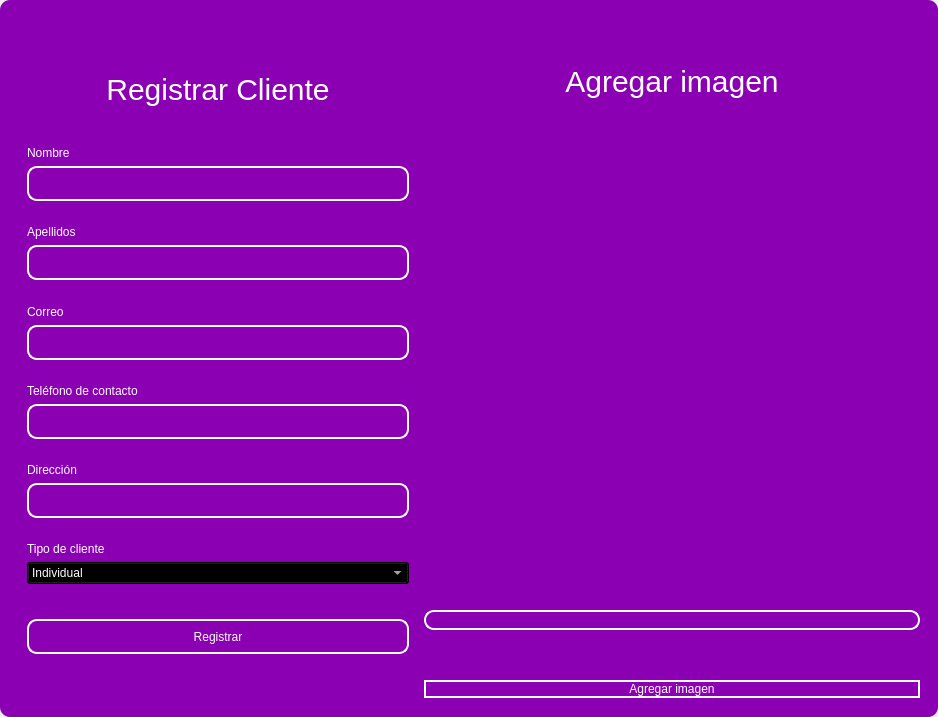
<?xml version="1.0" encoding="UTF-8"?>
<ui version="4.0">
 <class>MainWindow</class>
 <widget class="QMainWindow" name="MainWindow">
  <property name="geometry">
   <rect>
    <x>0</x>
    <y>0</y>
    <width>938</width>
    <height>717</height>
   </rect>
  </property>
  <property name="windowTitle">
   <string>MainWindow</string>
  </property>
  <property name="styleSheet">
   <string notr="true"/>
  </property>
  <widget class="QWidget" name="centralwidget">
   <property name="styleSheet">
    <string notr="true"/>
   </property>
   <layout class="QVBoxLayout" name="verticalLayout">
    <property name="spacing">
     <number>0</number>
    </property>
    <property name="leftMargin">
     <number>0</number>
    </property>
    <property name="topMargin">
     <number>0</number>
    </property>
    <property name="rightMargin">
     <number>0</number>
    </property>
    <property name="bottomMargin">
     <number>0</number>
    </property>
    <item>
     <widget class="QFrame" name="frame">
      <property name="enabled">
       <bool>true</bool>
      </property>
      <property name="styleSheet">
       <string notr="true">QFrame {
	border-radius:10px;
background-color: rgb(140, 0, 179);
 }
</string>
      </property>
      <property name="frameShape">
       <enum>QFrame::StyledPanel</enum>
      </property>
      <property name="frameShadow">
       <enum>QFrame::Raised</enum>
      </property>
      <layout class="QVBoxLayout" name="verticalLayout_2">
       <item>
        <widget class="QFrame" name="frame_superior">
         <property name="minimumSize">
          <size>
           <width>0</width>
           <height>40</height>
          </size>
         </property>
         <property name="maximumSize">
          <size>
           <width>16777215</width>
           <height>40</height>
          </size>
         </property>
         <property name="styleSheet">
          <string notr="true">QPushButton{
border-radius:18px;
}

QPushButton:hover{
	background-color: rgb(0, 0, 0);
}
</string>
         </property>
         <property name="frameShape">
          <enum>QFrame::StyledPanel</enum>
         </property>
         <property name="frameShadow">
          <enum>QFrame::Raised</enum>
         </property>
         <layout class="QHBoxLayout" name="horizontalLayout_3">
          <property name="spacing">
           <number>4</number>
          </property>
          <property name="leftMargin">
           <number>0</number>
          </property>
          <property name="topMargin">
           <number>0</number>
          </property>
          <property name="rightMargin">
           <number>0</number>
          </property>
          <property name="bottomMargin">
           <number>0</number>
          </property>
          <item>
           <widget class="QPushButton" name="btn_icon">
            <property name="text">
             <string/>
            </property>
            <property name="iconSize">
             <size>
              <width>40</width>
              <height>40</height>
             </size>
            </property>
           </widget>
          </item>
          <item>
           <spacer name="horizontalSpacer_2">
            <property name="orientation">
             <enum>Qt::Horizontal</enum>
            </property>
            <property name="sizeHint" stdset="0">
             <size>
              <width>443</width>
              <height>20</height>
             </size>
            </property>
           </spacer>
          </item>
          <item>
           <widget class="QPushButton" name="bt_minimizar">
            <property name="minimumSize">
             <size>
              <width>38</width>
              <height>38</height>
             </size>
            </property>
            <property name="maximumSize">
             <size>
              <width>38</width>
              <height>38</height>
             </size>
            </property>
            <property name="cursor">
             <cursorShape>PointingHandCursor</cursorShape>
            </property>
            <property name="text">
             <string/>
            </property>
            <property name="icon">
             <iconset>
              <normaloff>image/minus.svg</normaloff>image/minus.svg</iconset>
            </property>
            <property name="iconSize">
             <size>
              <width>38</width>
              <height>38</height>
             </size>
            </property>
           </widget>
          </item>
          <item>
           <widget class="QPushButton" name="bt_maximizar">
            <property name="minimumSize">
             <size>
              <width>38</width>
              <height>38</height>
             </size>
            </property>
            <property name="maximumSize">
             <size>
              <width>38</width>
              <height>38</height>
             </size>
            </property>
            <property name="cursor">
             <cursorShape>PointingHandCursor</cursorShape>
            </property>
            <property name="text">
             <string/>
            </property>
            <property name="icon">
             <iconset>
              <normaloff>image/chevron-up.svg</normaloff>image/chevron-up.svg</iconset>
            </property>
            <property name="iconSize">
             <size>
              <width>38</width>
              <height>38</height>
             </size>
            </property>
           </widget>
          </item>
          <item>
           <widget class="QPushButton" name="bt_restaurar">
            <property name="minimumSize">
             <size>
              <width>38</width>
              <height>38</height>
             </size>
            </property>
            <property name="maximumSize">
             <size>
              <width>38</width>
              <height>38</height>
             </size>
            </property>
            <property name="cursor">
             <cursorShape>PointingHandCursor</cursorShape>
            </property>
            <property name="text">
             <string/>
            </property>
            <property name="icon">
             <iconset>
              <normaloff>image/chevron-down.svg</normaloff>image/chevron-down.svg</iconset>
            </property>
            <property name="iconSize">
             <size>
              <width>38</width>
              <height>38</height>
             </size>
            </property>
           </widget>
          </item>
          <item>
           <widget class="QPushButton" name="bt_cerrar">
            <property name="minimumSize">
             <size>
              <width>38</width>
              <height>38</height>
             </size>
            </property>
            <property name="maximumSize">
             <size>
              <width>38</width>
              <height>38</height>
             </size>
            </property>
            <property name="cursor">
             <cursorShape>PointingHandCursor</cursorShape>
            </property>
            <property name="text">
             <string/>
            </property>
            <property name="icon">
             <iconset>
              <normaloff>image/x.svg</normaloff>image/x.svg</iconset>
            </property>
            <property name="iconSize">
             <size>
              <width>38</width>
              <height>38</height>
             </size>
            </property>
           </widget>
          </item>
         </layout>
        </widget>
       </item>
       <item>
        <widget class="QFrame" name="frame_3">
         <property name="styleSheet">
          <string notr="true">QLabel {
	color: rgb(255, 255, 254);
	font: 12pt &quot;Arial&quot;;
	background-color: rgba(0, 0, 0,0);
}

QTextEdit{
background-color: rgba(0, 0, 0,0);
border-radius:10px; 
font: 12pt &quot;Arial&quot;;
color: rgb(255, 255, 254);
border: 2px solid  rgb(255, 255, 255);

}

QTextEdit:hover{
background-color: rgba(0, 0, 0,0);
border-radius:10px; 
font: 12pt &quot;Arial&quot;;
border: 2px solid  rgb(120, 0, 171);
}

QTextEdit:focus{
background-color: rgb(0, 0, 0);
border-radius:10px; 
font: 12pt &quot;Arial&quot;;
border: 2px solid rgb(120, 0, 171);
}

QLineEdit{
background-color: rgba(0, 0, 0,0);
border-radius:10px; 
font: 12pt &quot;Arial&quot;;
color: rgb(255, 255, 254);
border: 2px solid  rgb(255, 255, 255);

}

QLineEdit:hover{
background-color: rgba(0, 0, 0,0);
border-radius:10px; 
font: 12pt &quot;Arial&quot;;
border: 2px solid  rgb(120, 0, 171);
}

QLineEdit:focus{
background-color: rgb(0, 0, 0);
border-radius:10px; 
font: 12pt &quot;Arial&quot;;
border: 2px solid rgb(120, 0, 171);
}

QCheckBox{
	font: 12pt &quot;Arial&quot;;
	color: rgb(255, 255, 255);
}

QCheckBox::indicator {
    width: 18px;
    height:18px;
}

QCheckBox::indicator:unchecked {
   background-image: url(image/square.svg);
}

QCheckBox::indicator:checked {
   background-image: url(image/check-square.svg);
}

QPushButton{
border-radius:10px; 
font: 12pt &quot;Arial&quot;;
color: rgb(255, 255, 254);
border: 2px solid #ffffff;
}

QPushButton:hover{
border-radius:10px; 
font: 12pt &quot;Arial&quot;;
color: rgb(255, 255, 255);
border: 2px solid rgb(120, 0, 171);
	background-color: rgb(120, 0, 171);
}
</string>
         </property>
         <property name="frameShape">
          <enum>QFrame::StyledPanel</enum>
         </property>
         <property name="frameShadow">
          <enum>QFrame::Raised</enum>
         </property>
         <layout class="QHBoxLayout" name="horizontalLayout_4">
          <item>
           <layout class="QVBoxLayout" name="verticalLayout_4">
            <property name="spacing">
             <number>5</number>
            </property>
            <property name="rightMargin">
             <number>0</number>
            </property>
            <property name="bottomMargin">
             <number>0</number>
            </property>
            <item>
             <widget class="QLabel" name="label_3">
              <property name="minimumSize">
               <size>
                <width>100</width>
                <height>50</height>
               </size>
              </property>
              <property name="styleSheet">
               <string notr="true">font-size: 30px;
color: rgb(255, 255, 255);</string>
              </property>
              <property name="text">
               <string>Registrar Cliente</string>
              </property>
              <property name="alignment">
               <set>Qt::AlignCenter</set>
              </property>
             </widget>
            </item>
            <item>
             <widget class="QFrame" name="frame_4">
              <property name="maximumSize">
               <size>
                <width>400</width>
                <height>700</height>
               </size>
              </property>
              <property name="styleSheet">
               <string notr="true">QLabel {
	color: rgb(255, 255, 254);
	font: 12pt &quot;Arial&quot;;
	background-color: rgba(0, 0, 0,0);
}

QTextEdit{
background-color: rgba(0, 0, 0,0);
border-radius:10px; 
font: 12pt &quot;Arial&quot;;
color: rgb(255, 255, 254);
border: 2px solid  rgb(255, 255, 255);

}

QTextEdit:hover{
background-color: rgba(0, 0, 0,0);
border-radius:10px; 
font: 12pt &quot;Arial&quot;;
border: 2px solid  rgb(120, 0, 171);
}

QTextEdit:focus{
background-color: rgb(0, 0, 0);
border-radius:10px; 
font: 12pt &quot;Arial&quot;;
border: 2px solid rgb(120, 0, 171);
}

QLineEdit{
background-color: rgba(0, 0, 0,0);
border-radius:10px; 
font: 12pt &quot;Arial&quot;;
color: rgb(255, 255, 254);
border: 2px solid  rgb(255, 255, 255);

}

QLineEdit:hover{
background-color: rgba(0, 0, 0,0);
border-radius:10px; 
font: 12pt &quot;Arial&quot;;
border: 2px solid  rgb(120, 0, 171);
}

QLineEdit:focus{
background-color: rgb(0, 0, 0);
border-radius:10px; 
font: 12pt &quot;Arial&quot;;
border: 2px solid rgb(120, 0, 171);
}

QCheckBox{
	font: 12pt &quot;Arial&quot;;
	color: rgb(255, 255, 255);
}

QCheckBox::indicator {
    width: 18px;
    height:18px;
}

QCheckBox::indicator:unchecked {
   background-image: url(image/square.svg);
}

QCheckBox::indicator:checked {
   background-image: url(image/check-square.svg);
}

QPushButton{
border-radius:10px; 
font: 12pt &quot;Arial&quot;;
color: rgb(255, 255, 254);
border: 2px solid #ffffff;
}

QPushButton:hover{
border-radius:10px; 
font: 12pt &quot;Arial&quot;;
color: rgb(255, 255, 255);
border: 2px solid rgb(120, 0, 171);
	background-color: rgb(120, 0, 171);
}
</string>
              </property>
              <property name="frameShape">
               <enum>QFrame::StyledPanel</enum>
              </property>
              <property name="frameShadow">
               <enum>QFrame::Raised</enum>
              </property>
              <layout class="QVBoxLayout" name="verticalLayout_3">
               <property name="leftMargin">
                <number>9</number>
               </property>
               <property name="topMargin">
                <number>9</number>
               </property>
               <property name="rightMargin">
                <number>9</number>
               </property>
               <property name="bottomMargin">
                <number>9</number>
               </property>
               <item>
                <spacer name="verticalSpacer_3">
                 <property name="orientation">
                  <enum>Qt::Vertical</enum>
                 </property>
                 <property name="sizeHint" stdset="0">
                  <size>
                   <width>20</width>
                   <height>40</height>
                  </size>
                 </property>
                </spacer>
               </item>
               <item>
                <widget class="QLabel" name="label_4">
                 <property name="text">
                  <string>Nombre</string>
                 </property>
                </widget>
               </item>
               <item>
                <widget class="QLineEdit" name="nametxt">
                 <property name="minimumSize">
                  <size>
                   <width>0</width>
                   <height>35</height>
                  </size>
                 </property>
                 <property name="text">
                  <string/>
                 </property>
                </widget>
               </item>
               <item>
                <spacer name="verticalSpacer_4">
                 <property name="orientation">
                  <enum>Qt::Vertical</enum>
                 </property>
                 <property name="sizeHint" stdset="0">
                  <size>
                   <width>20</width>
                   <height>40</height>
                  </size>
                 </property>
                </spacer>
               </item>
               <item>
                <widget class="QLabel" name="label_8">
                 <property name="text">
                  <string>Apellidos</string>
                 </property>
                </widget>
               </item>
               <item>
                <widget class="QLineEdit" name="lastnametxt">
                 <property name="minimumSize">
                  <size>
                   <width>0</width>
                   <height>35</height>
                  </size>
                 </property>
                </widget>
               </item>
               <item>
                <spacer name="verticalSpacer">
                 <property name="orientation">
                  <enum>Qt::Vertical</enum>
                 </property>
                 <property name="sizeHint" stdset="0">
                  <size>
                   <width>20</width>
                   <height>40</height>
                  </size>
                 </property>
                </spacer>
               </item>
               <item>
                <widget class="QLabel" name="label_5">
                 <property name="text">
                  <string>Correo</string>
                 </property>
                </widget>
               </item>
               <item>
                <widget class="QLineEdit" name="emailtxt">
                 <property name="minimumSize">
                  <size>
                   <width>0</width>
                   <height>35</height>
                  </size>
                 </property>
                 <property name="maximumSize">
                  <size>
                   <width>16777215</width>
                   <height>16777215</height>
                  </size>
                 </property>
                 <property name="echoMode">
                  <enum>QLineEdit::Normal</enum>
                 </property>
                </widget>
               </item>
               <item>
                <spacer name="verticalSpacer_5">
                 <property name="orientation">
                  <enum>Qt::Vertical</enum>
                 </property>
                 <property name="sizeHint" stdset="0">
                  <size>
                   <width>20</width>
                   <height>40</height>
                  </size>
                 </property>
                </spacer>
               </item>
               <item>
                <widget class="QLabel" name="label">
                 <property name="text">
                  <string>Teléfono de contacto</string>
                 </property>
                </widget>
               </item>
               <item>
                <widget class="QLineEdit" name="phonetxt">
                 <property name="minimumSize">
                  <size>
                   <width>0</width>
                   <height>35</height>
                  </size>
                 </property>
                </widget>
               </item>
               <item>
                <spacer name="verticalSpacer_6">
                 <property name="orientation">
                  <enum>Qt::Vertical</enum>
                 </property>
                 <property name="sizeHint" stdset="0">
                  <size>
                   <width>20</width>
                   <height>40</height>
                  </size>
                 </property>
                </spacer>
               </item>
               <item>
                <widget class="QLabel" name="label_2">
                 <property name="text">
                  <string>Dirección</string>
                 </property>
                </widget>
               </item>
               <item>
                <widget class="QLineEdit" name="addresstxt">
                 <property name="minimumSize">
                  <size>
                   <width>0</width>
                   <height>35</height>
                  </size>
                 </property>
                </widget>
               </item>
               <item>
                <spacer name="verticalSpacer_10">
                 <property name="orientation">
                  <enum>Qt::Vertical</enum>
                 </property>
                 <property name="sizeHint" stdset="0">
                  <size>
                   <width>20</width>
                   <height>40</height>
                  </size>
                 </property>
                </spacer>
               </item>
               <item>
                <widget class="QLabel" name="label_6">
                 <property name="text">
                  <string>Tipo de cliente</string>
                 </property>
                </widget>
               </item>
               <item>
                <widget class="QComboBox" name="typeclientcombobox">
                 <property name="styleSheet">
                  <string notr="true">background-color: rgb(0, 0, 0);
color: rgb(255, 255, 255);</string>
                 </property>
                 <item>
                  <property name="text">
                   <string>Individual</string>
                  </property>
                 </item>
                 <item>
                  <property name="text">
                   <string>Empresarial</string>
                  </property>
                 </item>
                 <item>
                  <property name="text">
                   <string>Gubernamental</string>
                  </property>
                 </item>
                 <item>
                  <property name="text">
                   <string>Intermediarios</string>
                  </property>
                 </item>
                </widget>
               </item>
               <item>
                <spacer name="verticalSpacer_9">
                 <property name="orientation">
                  <enum>Qt::Vertical</enum>
                 </property>
                 <property name="sizeHint" stdset="0">
                  <size>
                   <width>20</width>
                   <height>50</height>
                  </size>
                 </property>
                </spacer>
               </item>
               <item>
                <widget class="QPushButton" name="btn_add">
                 <property name="minimumSize">
                  <size>
                   <width>0</width>
                   <height>35</height>
                  </size>
                 </property>
                 <property name="cursor">
                  <cursorShape>PointingHandCursor</cursorShape>
                 </property>
                 <property name="text">
                  <string>Registrar</string>
                 </property>
                </widget>
               </item>
               <item>
                <spacer name="verticalSpacer_7">
                 <property name="orientation">
                  <enum>Qt::Vertical</enum>
                 </property>
                 <property name="sizeHint" stdset="0">
                  <size>
                   <width>20</width>
                   <height>40</height>
                  </size>
                 </property>
                </spacer>
               </item>
               <item>
                <spacer name="verticalSpacer_8">
                 <property name="orientation">
                  <enum>Qt::Vertical</enum>
                 </property>
                 <property name="sizeHint" stdset="0">
                  <size>
                   <width>20</width>
                   <height>40</height>
                  </size>
                 </property>
                </spacer>
               </item>
              </layout>
             </widget>
            </item>
           </layout>
          </item>
          <item>
           <layout class="QVBoxLayout" name="verticalLayout_5">
            <property name="spacing">
             <number>50</number>
            </property>
            <property name="bottomMargin">
             <number>1</number>
            </property>
            <item>
             <widget class="QLabel" name="label_9">
              <property name="maximumSize">
               <size>
                <width>16777215</width>
                <height>100</height>
               </size>
              </property>
              <property name="styleSheet">
               <string notr="true">font-size: 30px;
color: rgb(255, 255, 255);</string>
              </property>
              <property name="locale">
               <locale language="Spanish" country="Chile"/>
              </property>
              <property name="text">
               <string>Agregar imagen</string>
              </property>
              <property name="alignment">
               <set>Qt::AlignCenter</set>
              </property>
             </widget>
            </item>
            <item>
             <layout class="QHBoxLayout" name="horizontalLayout">
              <property name="spacing">
               <number>20</number>
              </property>
              <property name="rightMargin">
               <number>0</number>
              </property>
              <item>
               <spacer name="horizontalSpacer_3">
                <property name="orientation">
                 <enum>Qt::Vertical</enum>
                </property>
                <property name="sizeHint" stdset="0">
                 <size>
                  <width>20</width>
                  <height>20</height>
                 </size>
                </property>
               </spacer>
              </item>
              <item>
               <widget class="QLabel" name="image_label">
                <property name="minimumSize">
                 <size>
                  <width>0</width>
                  <height>0</height>
                 </size>
                </property>
                <property name="maximumSize">
                 <size>
                  <width>100</width>
                  <height>100</height>
                 </size>
                </property>
                <property name="frameShape">
                 <enum>QFrame::NoFrame</enum>
                </property>
                <property name="text">
                 <string/>
                </property>
                <property name="alignment">
                 <set>Qt::AlignCenter</set>
                </property>
               </widget>
              </item>
              <item>
               <spacer name="horizontalSpacer">
                <property name="orientation">
                 <enum>Qt::Vertical</enum>
                </property>
                <property name="sizeHint" stdset="0">
                 <size>
                  <width>20</width>
                  <height>20</height>
                 </size>
                </property>
               </spacer>
              </item>
             </layout>
            </item>
            <item>
             <widget class="QLineEdit" name="imagetxt">
              <property name="enabled">
               <bool>false</bool>
              </property>
              <property name="minimumSize">
               <size>
                <width>0</width>
                <height>14</height>
               </size>
              </property>
              <property name="maximumSize">
               <size>
                <width>16777215</width>
                <height>35</height>
               </size>
              </property>
             </widget>
            </item>
            <item>
             <widget class="QPushButton" name="btn_add_image">
              <property name="cursor">
               <cursorShape>PointingHandCursor</cursorShape>
              </property>
              <property name="text">
               <string>Agregar imagen</string>
              </property>
             </widget>
            </item>
           </layout>
          </item>
         </layout>
        </widget>
       </item>
      </layout>
     </widget>
    </item>
   </layout>
  </widget>
 </widget>
 <resources/>
 <connections/>
</ui>
